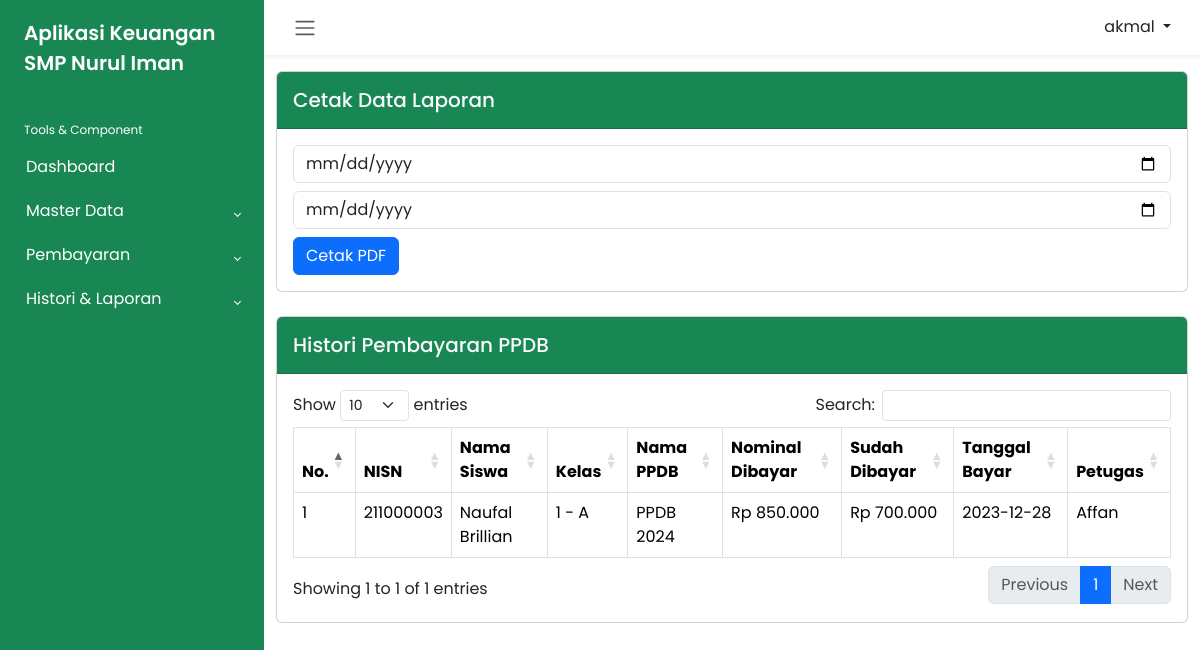
The app's page /admin/histori_pembayaran_ppdb.php (signed in) with its own data.
### tables this page shows
CREATE TABLE `petugas` (
  `id_petugas` int(11) NOT NULL,
  `user_name` varchar(50) NOT NULL,
  `pass_word` varchar(64) NOT NULL,
  `nama_petugas` varchar(50) NOT NULL,
  `level` enum('admin','petugas') NOT NULL
);

CREATE TABLE `pembayaran_ppdb` (
  `id_pembayaran_ppdb` int(11) NOT NULL,
  `id_petugas` int(11) NOT NULL,
  `nisn` varchar(10) NOT NULL,
  `tgl_bayar` date NOT NULL,
  `id_ppdb` int(11) NOT NULL,
  `jumlah_bayar` int(11) NOT NULL
);

CREATE TABLE `siswa` (
  `nisn` char(10) NOT NULL,
  `nis` char(8) NOT NULL,
  `nama_siswa` varchar(50) NOT NULL,
  `id_kelas` int(11) NOT NULL,
  `alamat` text NOT NULL,
  `no_telp` varchar(13) NOT NULL,
  `id_ppdb` int(11) NOT NULL,
  `id_spp` int(11) NOT NULL,
  `id_buku` int(11) NOT NULL,
  `id_kegiatan` int(11) NOT NULL
);

CREATE TABLE `kelas` (
  `id_kelas` int(11) NOT NULL,
  `nama_kelas` varchar(10) NOT NULL
);

CREATE TABLE `ppdb` (
  `id_ppdb` int(11) NOT NULL,
  `nama_ppdb` varchar(35) NOT NULL,
  `nominal_ppdb` int(11) NOT NULL
);

### function.php (called while the page is built, shortened)
<?php
    if (!function_exists('rupiah')) {
        function rupiah($rp){
            $jumlah = number_format($rp, 0,",",".");
            $rupiah = "Rp ".$jumlah;
            return $rupiah;
        }
    }
?>

### admin/histori_pembayaran_ppdb.php (the view, shortened to what this page needs)
<?php
include 'header.php';
include '../function.php';
?>
<div class="card mb-4">
    <div class="card-header bg-success py-3">
        <h5 class="m-0 font-weight-bold text-light">Cetak Data Laporan</h5>
    </div>
    <div class="card-body">
        <form action="cetak_laporan_ppdb.php" method="GET" target="_blank">
            <input type="date" name="awal" class="form-control mb-2">
            <input type="date" name="akhir" class="form-control mb-2">
            <button type="submit" class="btn btn-primary" name="cetak">Cetak PDF</button>
        </form>
    </div>
</div>
<div class="card mb-4">
    <div class="card-header bg-success py-3 d-flex justify-content-between">
        <h5 class="m-0 font-weight-bold text-light">Histori Pembayaran PPDB</h5>
    </div>
    <div class="card-body">
        <table class="table table-bordered" id="myTable" width="100%" cellspacing="0">
            <thead>
                <tr>
                    <th width="10px">No.</th>
                    <th>NISN</th>
                    <th>Nama Siswa</th>
                    <th>Kelas</th>
                    <th>Nama PPDB</th>
                    <th>Nominal Dibayar</th>
                    <th>Sudah Dibayar</th>
                    <th>Tanggal Bayar</th>
                    <th>Petugas</th>
                </tr>
            </thead>
            <tbody>
                <?php
                $number = 1;
                $query = "SELECT * FROM pembayaran_ppdb, siswa, kelas, ppdb, petugas WHERE pembayaran_ppdb.nisn = siswa.nisn
                        AND siswa.id_kelas = kelas.id_kelas
                        AND pembayaran_ppdb.id_ppdb = ppdb.id_ppdb
                        AND pembayaran_ppdb.id_petugas = petugas.id_petugas
                        ORDER BY tgl_bayar DESC";
                $result = mysqli_query($conn, $query);
                while ($row = mysqli_fetch_assoc($result)) :
                ?>
                    <tr>
                        <td><?= $number++ ?></td>
                        <td><?= $row['nisn'] ?></td>
                        <td><?= $row['nama_siswa'] ?></td>
                        <td><?= $row['nama_kelas'] ?></td>
                        <td><?= $row['nama_ppdb'] ?></td>
                        <td><?= rupiah($row['nominal_ppdb']) ?></td>
                        <td><?= rupiah($row['jumlah_bayar']) ?></td>
                        <td><?= $row['tgl_bayar'] ?></td>
                        <td><?= $row['nama_petugas'] ?></td>
                    </tr>
                <?php endwhile; ?>
            </tbody>
        </table>
    </div>
    <?php
    include 'footer.php';
    ?>

### admin/header.php (shortened to what this page needs)
<?php
include '../function.php';
?>
<!DOCTYPE html>
<html lang="en">
<head>
    <link rel="stylesheet" href="../dist/css/bootstrap.min.css">
    <link rel="stylesheet" href="../dist/css/dataTables.bootstrap5.min.css">
    <link rel="stylesheet" href="../dist/css/all.css">
    <link rel="stylesheet" href="../dist/css/bootstrap-chosen.css">
    <link rel="stylesheet" href="../dist/css/style.css">
</head>
<body>
    <div class="wrapper">
        <aside id="sidebar" class="bg-success">
            <div class="h-100">
                <div class="sidebar-logo">
                    <a href="#">Aplikasi Keuangan SMP Nurul Iman</a>
                </div>
                <ul class="sidebar-nav">
                    <li class="sidebar-header">
                        Tools & Component
                    </li>
                    <li class="sidebar-item">
                        <a href="index.php" class="sidebar-link">
                            Dashboard
                        </a>
                    </li>
                    <li class="sidebar-item">
                        <a href="#" class="sidebar-link collapsed" data-bs-toggle="collapse" data-bs-target="#masterData" aria-expanded="false" aria-controls="masterData">
                            Master Data
                        </a>
                    </li>
                    <li class="sidebar-item">
                        <a href="#" class="sidebar-link collapsed" data-bs-toggle="collapse" data-bs-target="#pembayaran" aria-expanded="false" aria-controls="pembayaran">
                            Pembayaran
                        </a>
                    </li>
                    <li class="sidebar-item">
                        <a href="#" class="sidebar-link collapsed" data-bs-toggle="collapse" data-bs-target="#histori" aria-expanded="false" aria-controls="histori">
                            Histori & Laporan
                        </a>
                    </li>
                </ul>
            </div>
        </aside>
        <div class="main">
            <nav class="navbar navbar-expand px-3 shadow-sm d-flex justify-content-between">
                <button class="btn" type="button">
                    <span class="navbar-toggler-icon"></span>
                </button>
                <?php
                $id_petugas = $_SESSION['id_petugas'];
                $query = mysqli_query($conn, "SELECT * FROM petugas WHERE id_petugas = '$id_petugas'");
                $row = mysqli_fetch_assoc($query);
                ?>
                <div class="dropdown">
                    <button class="btn dropdown-toggle" type="button" id="dropdownMenuButton1" data-bs-toggle="dropdown" aria-expanded="false">
                        <span><?= $row['nama_petugas']; ?></span>
                    </button>
                </div>
            </nav>
            <div class="container pt-3">

### records on screen
petugas: nama_petugas "akmal"
pembayaran_ppdb: siswa.nisn "211000003", siswa.nama_siswa "Naufal Brillian", kelas.nama_kelas "1 - A", id_ppdb.nama_ppdb "PPDB 2024", id_ppdb.nominal_ppdb "Rp 850.000", jumlah_bayar "Rp 700.000", tgl_bayar "2023-12-28", id_petugas.nama_petugas "Affan"
